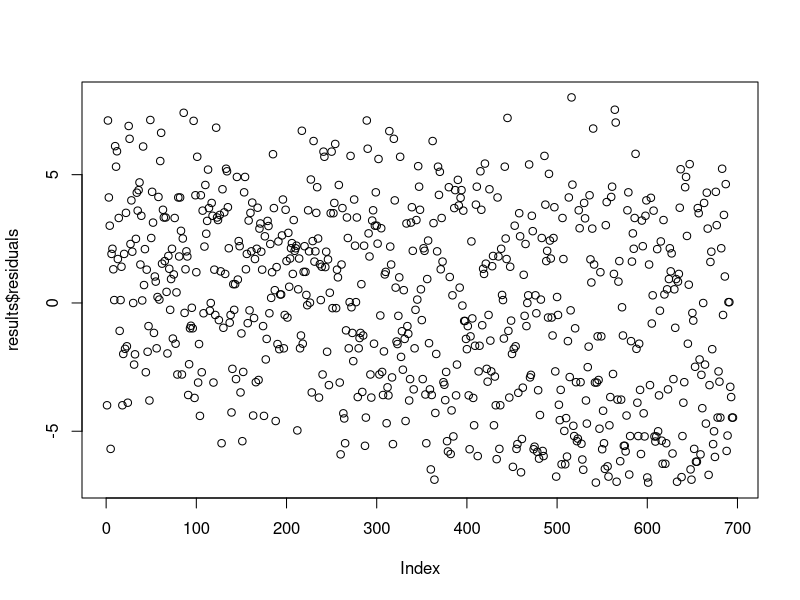
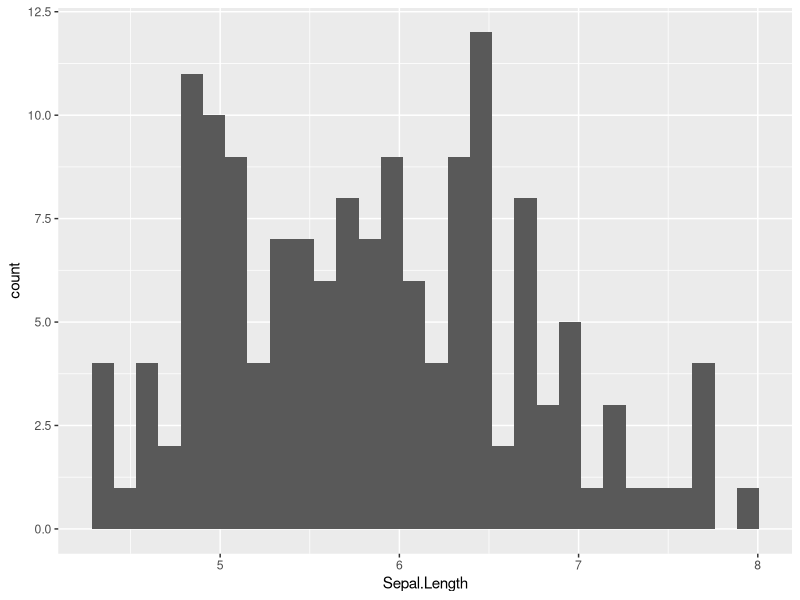
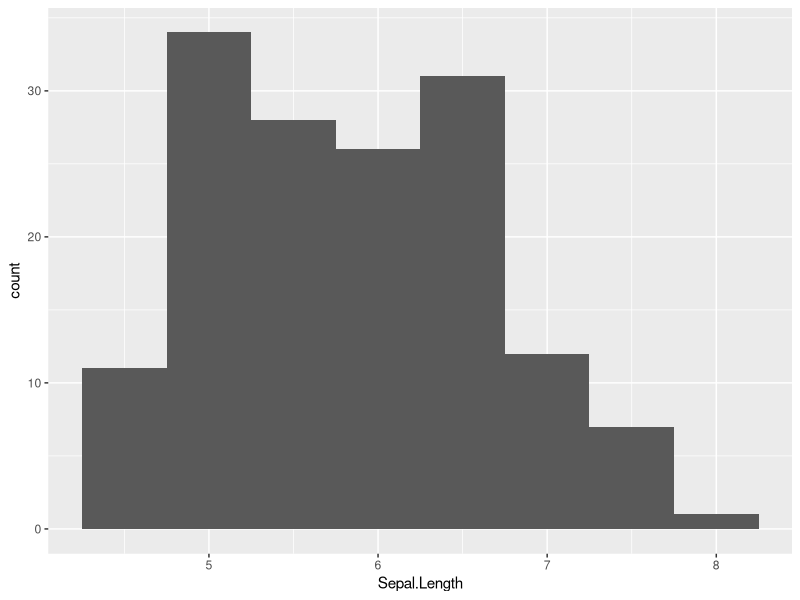
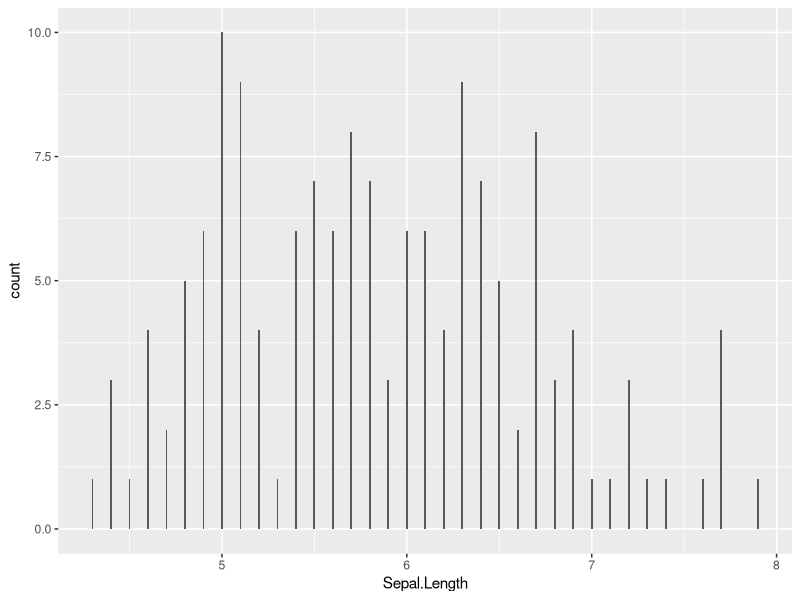
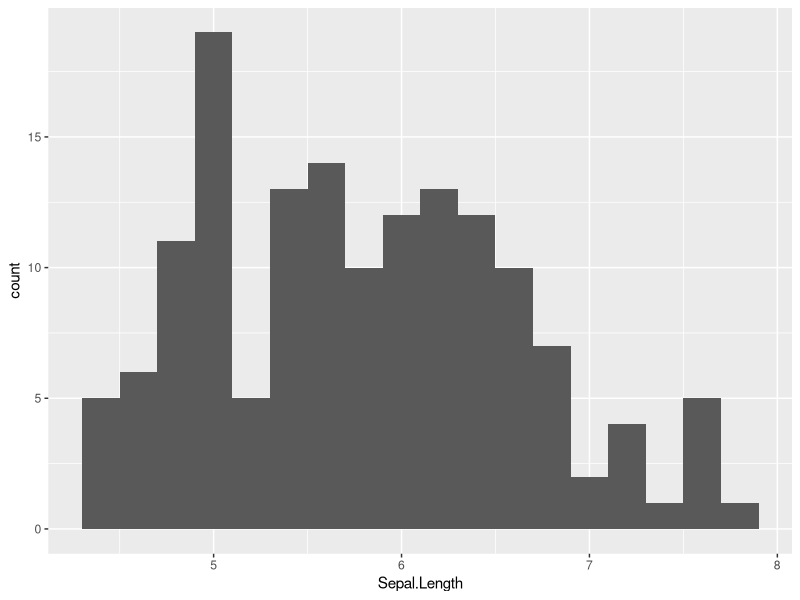
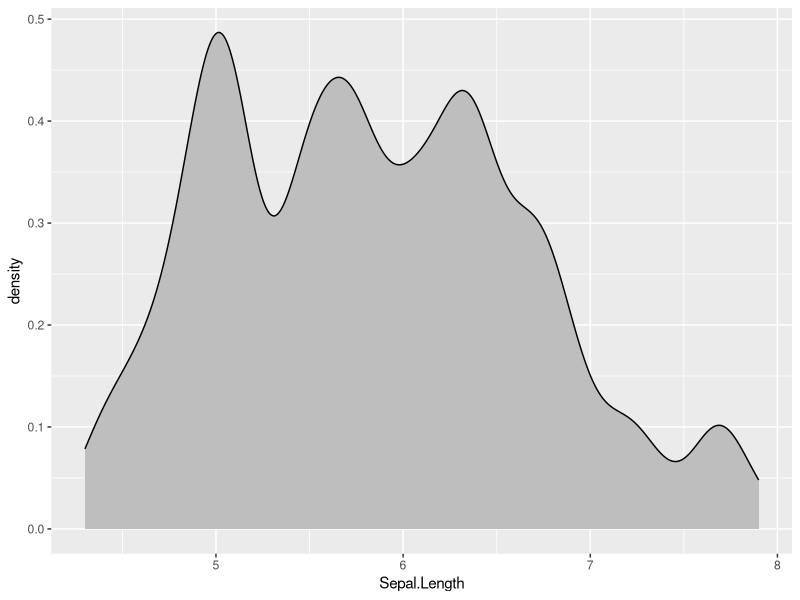
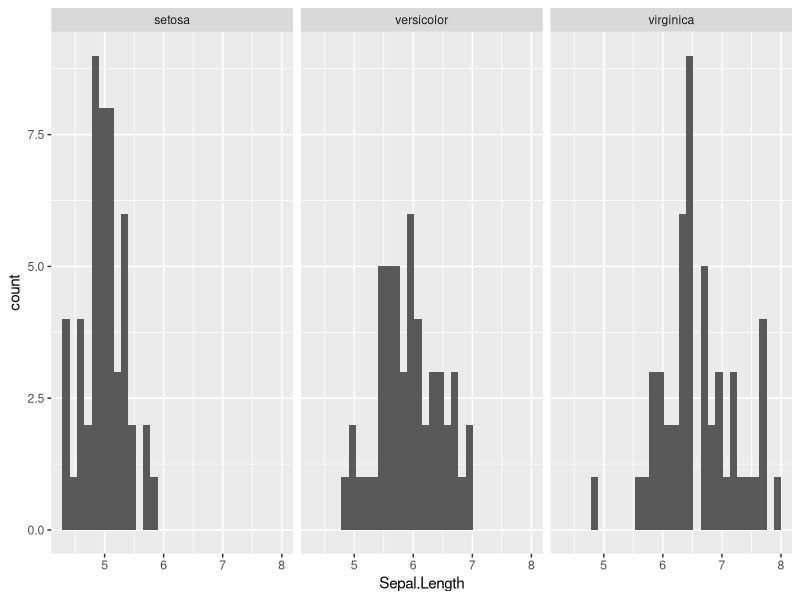
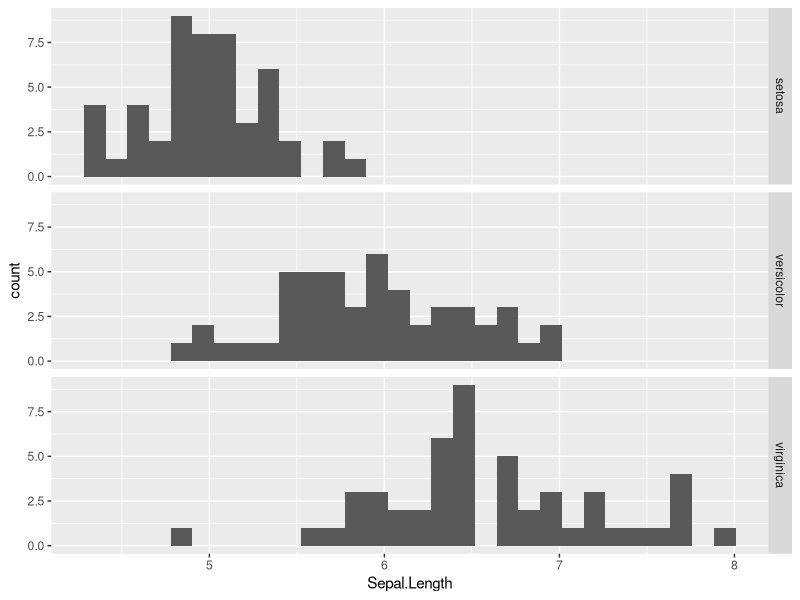

Reproduce these figures in R, in order.
## ---- chunk 1
library(reshape2)

myff <- french_fries
myff.melt <- melt(myff, id.vars = 1:4, value.name = "rating", variable.name = "taste")
head(myff.melt)

head(dcast(myff.melt, time + treatment + subject + rep ~ taste, value.var = "rating"))
head(dcast(myff.melt, ... ~ taste, value.var = "rating"))

aggregateff <- dcast(myff.melt, taste ~ ., value.var = "rating", fun.aggregate = mean, na.rm = TRUE)

aggregateff

aggregateff <- dcast(myff.melt, treatment ~ taste, value.var = "rating", fun.aggregate = mean, na.rm = TRUE)
aggregateff


aggregateff2 <- dcast(myff.melt, treatment + taste ~ ., 
                  value.var = "rating", fun.aggregate = mean, na.rm = TRUE)
aggregateff2
colnames(aggregateff2)[3] <- "mean.rating"
aggregateff2

# template:
# dcast(yourdata, columns + that + stay + columns ~ cast + columns,
#       value.var = "measure.to.aggregate", 
#       fun.aggregate = function.to.aggregate,
#       agg.function.options...)

## ---- chunk 2
library(dplyr)
head(myff.melt)
aggregateff3 <- group_by(myff.melt, treatment, taste) %>% summarize(mean = mean(rating, na.rm = TRUE), sd = sd(rating, na.rm = TRUE), max.rating = max(rating, na.rm = TRUE), N = length(which(!is.na(rating))))
as.data.frame(aggregateff3)
# add informative comment here

as.data.frame(aggregateff3)
identical(aggregateff2, aggregateff3)
identical(aggregateff2, as.data.frame(aggregateff3))

## ---- chunk 3
x <- 1:10
mean(log(x + 2))

(x + 2) %>% log() %>% mean()

summarize(group_by(myff.melt, treatment, taste), mean.rating = mean(rating, na.rm = TRUE))

# same as above, using the %>% operator
agg.results <- group_by(myff.melt, treatment, taste) %>%
  summarize(mean.rating = mean(rating, na.rm = TRUE))

agg.results

## ---- chunk 4
sleep
sleep[sleep$group == 1, ]
filter(sleep, group == 1) # same results

sleep[sleep$group == 1 & sleep$extra > 0.2, ]
filter(sleep, group == 1, extra > 0.2) # same results

sleep[ , c("ID", "extra")]
select(sleep, ID, extra)
select(sleep, 3, 1)
select(sleep, c(3, 1))
# select(sleep, c("ID", "extra")) # doesn't work

## ---- chunk 5
library(tidyr)
mysleep <- sleep
mysleep
levels(mysleep$group) <- c("pre", "post")

mysleep.cast <- dcast(mysleep, ID ~ group, value.var = "extra")
mysleep.cast

spread(mysleep, group, extra)

melt(mysleep.cast, measure.vars = c("pre", "post"), variable.name = "time", value.name = "extra.sleep")
gather(mysleep.cast, time, extra.sleep, c(pre,post))
## ---- chunk 6
mysleep <- sleep
oldnames <- colnames(mysleep)
mycolnames <- c("extraSleep", "experimentalGroup", "subjectID")
colnames(mysleep) <- mycolnames
data.frame(oldnames, mycolnames)

## ---- chunk 7
mysleep
# my.ttest <- t.test(extra ~ group, data = mysleep)
# print(my.ttest)
# str(my.ttest)

myff <- french_fries
results <- lm(potato ~ treatment, data = myff)
results
summary(results)
# plot(results)
class(results)
names(results)
str(results)
plot(results$residuals)
results.summary <- summary(results)
names(results.summary)
results.summary$adj.r.squared
results.summary$coefficients
class(results.summary$coefficients)
condition.pvals <- results.summary$coefficients[c("treatment2", "treatment3"), "Pr(>|t|)"]
condition.pvals

# str(summary(results))
# ?lm
## ---- chunk 8
library(ggplot2)
myris <- iris
summary(myris)

ggplot(myris, aes(x = Sepal.Length)) + geom_histogram()

ggplot(myris, aes(x = Sepal.Length)) + geom_histogram(binwidth = .5)

ggplot(myris, aes(x = Sepal.Length)) + geom_histogram(binwidth = .01)

mybaseplot <- ggplot(myris, aes(x = Sepal.Length))

mybaseplot + geom_histogram(binwidth = .2)

names(mybaseplot)
str(mybaseplot)

base.density <- mybaseplot + geom_density(adjust = .5, fill = "grey")

mydensity <- geom_density(adjust = .5, fill = "grey")

mybaseplot + mydensity

## ---- chunk 9
colors()
## ---- chunk 10
pdf("bunch of plots.pdf")
ggplot(myris, aes(x = Sepal.Length, y = Sepal.Width)) + geom_point()

ggplot(myris, aes(x = Sepal.Length, y = Sepal.Width)) + geom_point(color = "papayawhip") + theme_classic()

ggplot(myris, aes(x = Sepal.Length, y = Sepal.Width)) + 
  geom_point(aes(color = Species), size = 10) + 
  theme_minimal()

ggplot(myris, aes(x = Sepal.Length, y = Sepal.Width)) + 
  geom_point(aes(color = Species, size = Petal.Width)) + 
  theme_minimal()

ggplot(myris, aes(x = Sepal.Length, y = Sepal.Width)) + 
  geom_point() + 
  geom_smooth()

ggplot(myris, aes(x = Sepal.Length, y = Sepal.Width)) + 
  geom_point() + 
  geom_smooth(method = "lm")

ggplot(myris, aes(x = Sepal.Length, y = Sepal.Width, color = Species)) + 
  geom_point(size = 4) + 
  theme_minimal() +
  geom_smooth(method = "lm")
dev.off()

## ---- chunk 11
pdf("myplot.pdf", width = 10, height = 4)
ggplot(myris, aes(x = Sepal.Length)) + geom_histogram() + 
  facet_grid(Species ~ .)
dev.off()

?Devices
## ---- chunk 12

ggplot(myris, aes(x = Sepal.Length)) + geom_histogram() + 
  facet_wrap(~ Species)

ggplot(myris, aes(x = Sepal.Length)) + geom_histogram() + 
  facet_grid(Species ~ .)

ggplot(myris, aes(x = Sepal.Length)) + geom_histogram() + 
  facet_grid(Species ~ .)

